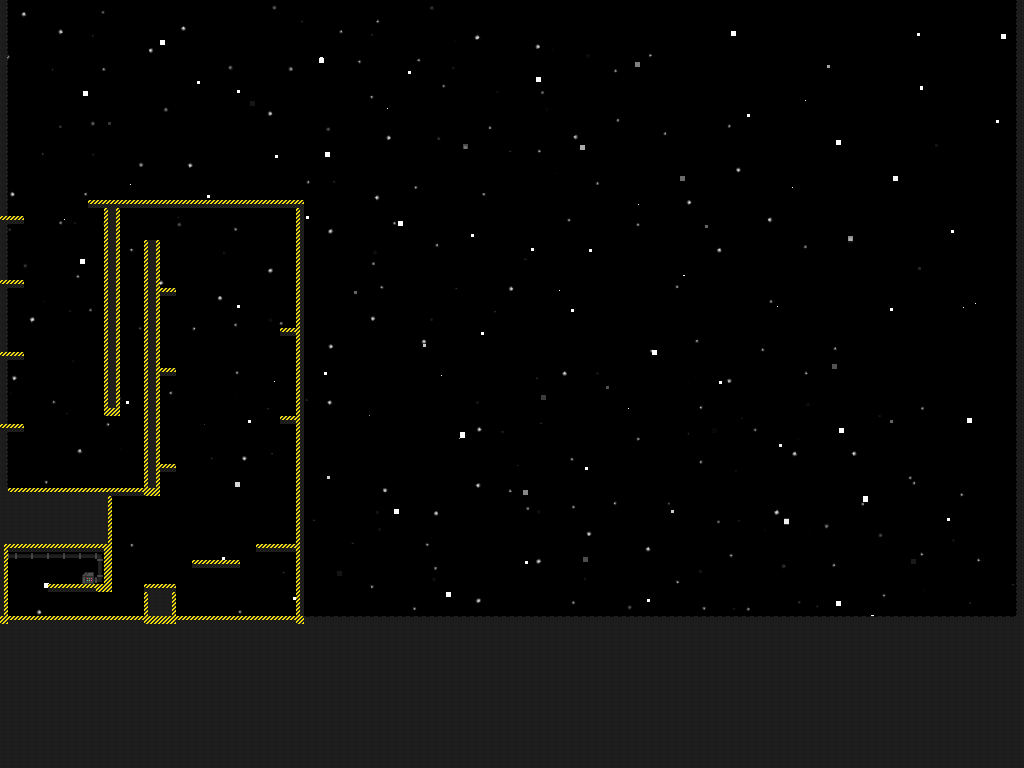

Rendered tile map (Tiled .tmx) drawn with the repository's tilesets; below, a short description and the map source with its tile grids summarised:
An orthogonal 128x96 tile map with 8x8 px tiles, 1 tile layer (middle), 1 image layer.

<map version="1.0" orientation="orthogonal" renderorder="right-down" width="128" height="96" tilewidth="8" tileheight="8" backgroundcolor="#ffffff" nextobjectid="1">
 <tileset firstgid="1" name="Spacial_Station_Foreground" tilewidth="8" tileheight="8">
  <image source="sprites/tiles/SpacialStation/stationTileSet.png" width="64" height="64" />
  <tile id="0">
   <properties>
    <property name="bottom" value="True" />
    <property name="top" value="True" />
   </properties>
  </tile>
  <tile id="1">
   <properties>
    <property name="bottom" value="True" />
    <property name="left" value="True" />
    <property name="right" value="True" />
   </properties>
  </tile>
  <tile id="2">
   <properties>
    <property name="bottom" value="True" />
    <property name="left" value="True" />
    <property name="right" value="True" />
   </properties>
  </tile>
  <tile id="3">
   <properties>
    <property name="top" value="True" />
   </properties>
  </tile>
  <tile id="4">
   <properties>
    <property name="left" value="True" />
    <property name="right" value="True" />
   </properties>
  </tile>
  <tile id="5">
   <properties>
    <property name="left" value="True" />
    <property name="right" value="True" />
   </properties>
  </tile>
  <tile id="6">
   <properties>
    <property name="left" value="True" />
    <property name="right" value="True" />
   </properties>
  </tile>
  <tile id="7">
   <properties>
    <property name="left" value="True" />
    <property name="right" value="True" />
   </properties>
  </tile>
  <tile id="8">
   <properties>
    <property name="top" value="True" />
   </properties>
  </tile>
  <tile id="9">
   <properties>
    <property name="left" value="True" />
    <property name="right" value="True" />
    <property name="top" value="True" />
   </properties>
  </tile>
  <tile id="10">
   <properties>
    <property name="left" value="True" />
    <property name="right" value="True" />
    <property name="top" value="True" />
   </properties>
  </tile>
  <tile id="11">
   <properties>
    <property name="left" value="True" />
    <property name="right" value="True" />
    <property name="top" value="True" />
   </properties>
  </tile>
  <tile id="12">
   <properties>
    <property name="top" value="True" />
   </properties>
  </tile>
  <tile id="14">
   <properties>
    <property name="left" value="True" />
    <property name="right" value="True" />
    <property name="top" value="True" />
   </properties>
  </tile>
  <tile id="15">
   <properties>
    <property name="left" value="True" />
    <property name="right" value="True" />
    <property name="top" value="True" />
   </properties>
  </tile>
  <tile id="22">
   <properties>
    <property name="left" value="True" />
    <property name="right" value="True" />
   </properties>
  </tile>
  <tile id="23">
   <properties>
    <property name="left" value="True" />
    <property name="right" value="True" />
   </properties>
  </tile>
  <tile id="30">
   <properties>
    <property name="left" value="True" />
    <property name="right" value="True" />
   </properties>
  </tile>
  <tile id="31">
   <properties>
    <property name="left" value="True" />
    <property name="right" value="True" />
   </properties>
  </tile>
  <tile id="38">
   <properties>
    <property name="left" value="True" />
    <property name="right" value="True" />
    <property name="top" value="True" />
   </properties>
  </tile>
  <tile id="39">
   <properties>
    <property name="left" value="True" />
    <property name="right" value="True" />
    <property name="top" value="True" />
   </properties>
  </tile>
 </tileset>
 <imagelayer name="background">
  <image source="sprites/images/spaaaaace.png" />
 </imagelayer>
 <layer name="middle" width="128" height="96">
  <data>[12288 cells, 2964 non-empty, 19 distinct tile ids]</data>
 </layer>
</map>
